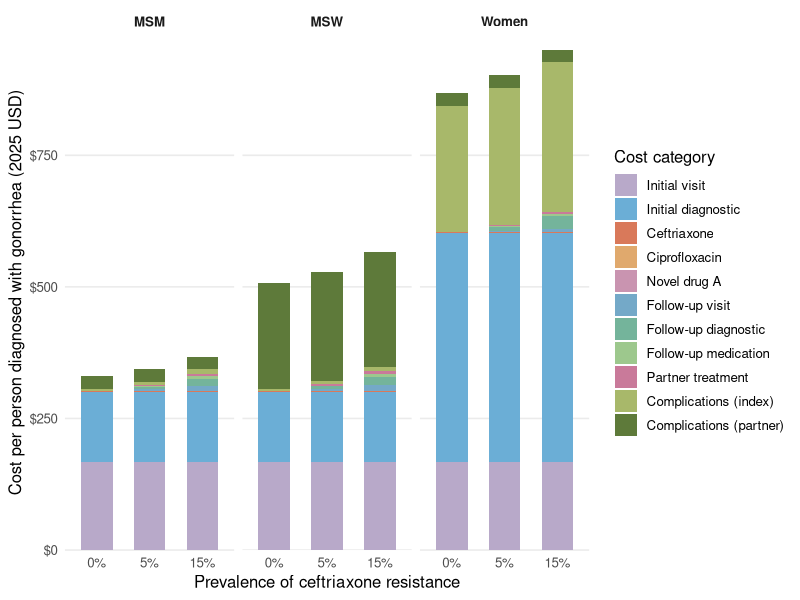
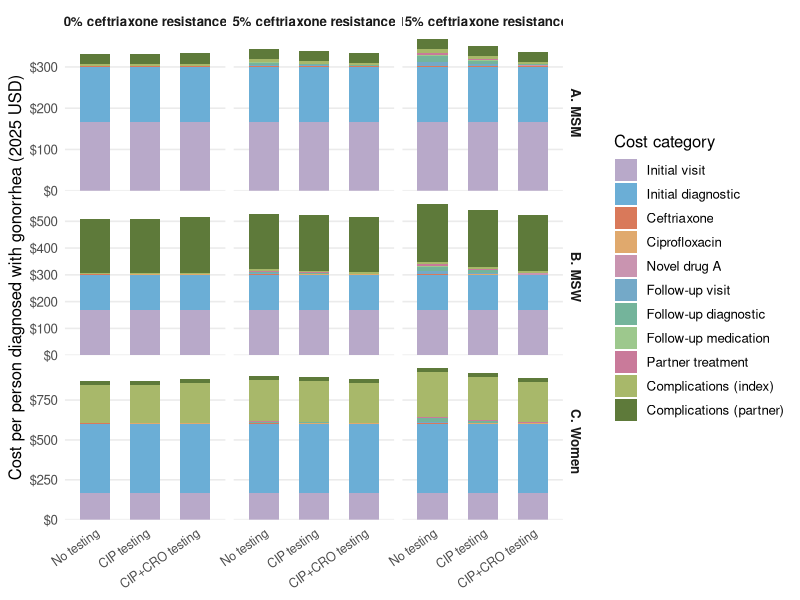
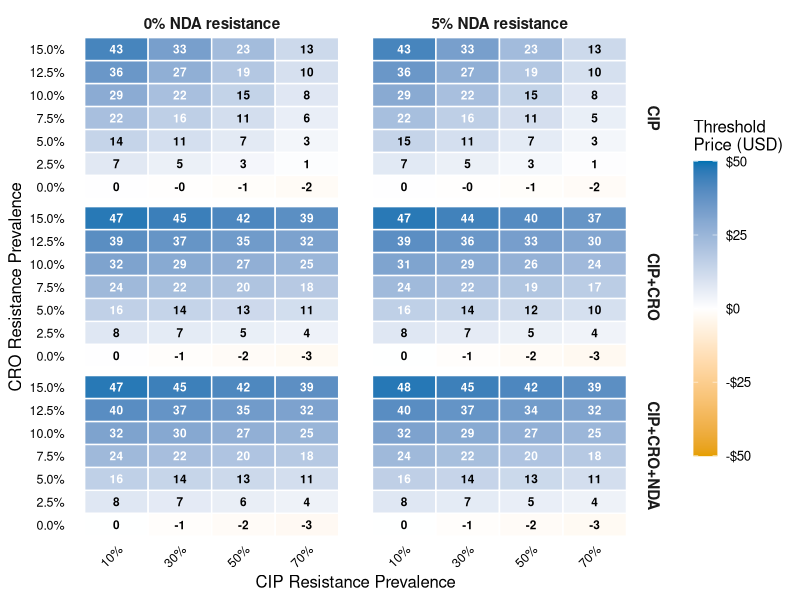

The R script that drew these images, in order:
# ============================================================
# Figures 2, 3 & 4 (v5) — as submitted to PLOS Medicine (R2)
# Inputs (same folder): gonorrhea_summary_table_v3.csv,
#                       gonorrhea_thresholds_weighted_v3.csv
# Outputs: Figure 2.tiff, Figure 3.tiff, Figure 4.tiff (300 dpi)
# Figure titles and legends are in the manuscript, not in the images.
# ============================================================

suppressPackageStartupMessages({
  library(tidyverse)
  library(scales)
})

# ============================================================
# FIGURES 2 & 3: COST BREAKDOWN
# ============================================================

CIP_REF  <- 0.5               # ciprofloxacin resistance (reference scenario)
CRO_SHOW <- c(0, 0.05, 0.15)  # ceftriaxone resistance levels shown
NDA_REF  <- 0                 # novel drug A resistance. The model emits 0% and 5%
                              # in one run; without this filter every bar would be
                              # stacked twice.

# NOTE on partner complications: the model adds each partner complication cost
# to the total cost once, but records it in BOTH c_partner_total and
# c_complications. Summing all raw cost columns therefore double-counts it.
# Here the overlap (= sum of raw components - reported total) is split out as
# its own category, so partner treatment and index complications exclude it and
# every stack sums exactly to the reported total.
cat_colors <- c(
  "Initial visit"           = "#B8A9C9",
  "Initial diagnostic"      = "#6BAED6",
  "Ceftriaxone"             = "#D9795A",
  "Ciprofloxacin"           = "#E0A96D",
  "Novel drug A"            = "#C994B0",
  "Follow-up visit"         = "#74A9C8",
  "Follow-up diagnostic"    = "#74B49B",
  "Follow-up medication"    = "#9DC88D",
  "Partner treatment"       = "#C97A9A",
  "Complications (index)"   = "#A8B86A",
  "Complications (partner)" = "#5E7A3A"
)

df_costs <- read_csv("gonorrhea_summary_table_v3.csv", show_col_types = FALSE) %>%
  mutate(Group    = recode(group, "MSM" = "MSM", "MSW" = "MSW", "WSM" = "Women"),
         Strategy = toupper(strategy)) %>%
  filter(cip_res == CIP_REF, cro_res %in% CRO_SHOW, nda_res == NDA_REF)

.dup <- df_costs %>% count(Group, Strategy, cro_res) %>% filter(n > 1)
if (nrow(.dup) > 0) { print(.dup); stop("Duplicate rows - bars would be double-counted.") }

# arm = "without" or "with" (resistance testing)
pivot_costs <- function(d, arm) {
  p   <- function(x) d[[sprintf("cost_%s_test_ng_%s_mean", arm, x)]]
  tot <- d[[sprintf("cost_%s_test_mean_ng", arm)]]
  ov  <- p("init_visit") + p("init_diag") + p("cro") + p("cip") + p("nda") +
         p("follow_visit") + p("follow_diag") + p("follow_drugs") +
         p("partner_total") + p("complications") - tot
  tibble(Group = d$Group, Strategy = d$Strategy, cro_res = d$cro_res, total = tot,
    `Initial visit`           = p("init_visit"),
    `Initial diagnostic`      = p("init_diag"),
    Ceftriaxone               = p("cro"),
    Ciprofloxacin             = p("cip"),
    `Novel drug A`            = p("nda"),
    `Follow-up visit`         = p("follow_visit"),
    `Follow-up diagnostic`    = p("follow_diag"),
    `Follow-up medication`    = p("follow_drugs"),
    `Partner treatment`       = p("partner_total") - ov,
    `Complications (index)`   = p("complications") - ov,
    `Complications (partner)` = ov) %>%
    pivot_longer(all_of(names(cat_colors)), names_to = "category", values_to = "cost") %>%
    mutate(category = factor(category, levels = names(cat_colors)))
}

theme_fig <- theme_minimal(base_size = 12) +
  theme(panel.grid.major.x = element_blank(), panel.grid.minor = element_blank(),
        strip.text = element_text(face = "bold"))
y_cost <- scale_y_continuous("Cost per person diagnosed with gonorrhea (2025 USD)",
                             labels = dollar, expand = expansion(mult = c(0, .03)))

# ---- Figure 2: no resistance testing ----
fig2_data <- df_costs %>% filter(Strategy == "CIP") %>% pivot_costs("without") %>%
  mutate(cro = factor(paste0(cro_res * 100, "%"), levels = c("0%", "5%", "15%")))

fig2 <- ggplot(fig2_data, aes(cro, cost, fill = category)) +
  geom_col(width = 0.6, position = position_stack(reverse = TRUE)) +
  facet_wrap(~ Group, nrow = 1) +
  scale_fill_manual("Cost category", values = cat_colors) +
  y_cost + labs(x = "Prevalence of ceftriaxone resistance") + theme_fig
ggsave("Figure 2.tiff", fig2, width = 10, height = 5.5, dpi = 300, compression = "lzw", bg = "white")

# ---- Figure 3: by testing strategy ----
fig3_data <- bind_rows(
  df_costs %>% filter(Strategy == "CIP") %>% pivot_costs("without") %>%
    mutate(arm = "No testing"),
  df_costs %>% filter(Strategy %in% c("CIP", "CIP+CRO")) %>% pivot_costs("with") %>%
    mutate(arm = recode(Strategy, "CIP" = "CIP testing", "CIP+CRO" = "CIP+CRO testing"))) %>%
  mutate(arm   = factor(arm, levels = c("No testing", "CIP testing", "CIP+CRO testing")),
         Group = factor(recode(Group, MSM = "A. MSM", MSW = "B. MSW", Women = "C. Women")),
         cro   = factor(paste0(cro_res * 100, "% ceftriaxone resistance"),
                        levels = paste0(c(0, 5, 15), "% ceftriaxone resistance")))

fig3 <- ggplot(fig3_data, aes(arm, cost, fill = category)) +
  geom_col(width = 0.6, position = position_stack(reverse = TRUE)) +
  facet_grid(Group ~ cro, scales = "free_y") +
  scale_fill_manual("Cost category", values = cat_colors) +
  y_cost + labs(x = NULL) + theme_fig +
  theme(axis.text.x = element_text(angle = 35, hjust = 1, size = 9))
ggsave("Figure 3.tiff", fig3, width = 11, height = 9, dpi = 300, compression = "lzw", bg = "white")

# Guard: every stack must sum to the reported total
recon <- bind_rows(fig2_data %>% mutate(arm = "none"), fig3_data) %>%
  group_by(Group, cro_res, arm) %>%
  summarise(err = abs(sum(cost) - first(total)), .groups = "drop")
if (max(recon$err) > 0.01) stop("Stacked categories do not sum to the reported total.")
cat(sprintf("Figures 2-3 saved; stacks reconcile to totals (max error $%.4f)\n", max(recon$err)))

# ============================================================
# FIGURE 4: population-weighted cost-neutral threshold prices
# Weights (applied in the model): MSM 0.53, MSW 0.21, women 0.26
# Uses the model's weighted-threshold file, which weights per draw and then
# takes quantiles, so 95% UIs are valid (values provided in S1 Data).
# ============================================================

fig4_data <- read_csv("gonorrhea_thresholds_weighted_v3.csv", show_col_types = FALSE) %>%
  filter(nda_res %in% c(0, 0.05)) %>%
  mutate(Strategy  = factor(toupper(strategy), levels = c("CIP", "CIP+CRO", "CIP+CRO+NDA")),
         NDA_label = factor(ifelse(nda_res == 0, "0% NDA resistance", "5% NDA resistance")),
         label     = sprintf("%.0f", threshold_price))

.dup4 <- fig4_data %>% count(cip_res, cro_res, nda_res, Strategy) %>% filter(n > 1)
if (nrow(.dup4) > 0) { print(.dup4); stop("Duplicate tiles in Figure 4.") }

# Values quoted in the Results text (50% CIP, 5% CRO)
fig4_data %>% filter(cip_res == 0.5, cro_res == 0.05) %>%
  transmute(NDA_label, Strategy,
            text = sprintf("$%.0f (95%% UI [$%.0f, $%.0f])",
                           threshold_price, threshold_lower, threshold_upper)) %>%
  arrange(NDA_label, Strategy) %>% print(n = Inf)

# Colour limit derived from the data so no tiles are clipped
lim_abs <- ceiling(max(abs(fig4_data$threshold_price), na.rm = TRUE) / 5) * 5

fig4 <- ggplot(fig4_data, aes(cip_res, cro_res, fill = threshold_price)) +
  geom_tile(color = "white", linewidth = 0.5) +
  geom_text(aes(label = label, color = abs(threshold_price) < lim_abs * 0.3),
            size = 3, fontface = "bold") +
  scale_color_manual(values = c("TRUE" = "black", "FALSE" = "white"), guide = "none") +
  scale_fill_gradient2(low = "#E69F00", mid = "white", high = "#0072B2", midpoint = 0,
                       limits = c(-lim_abs, lim_abs), oob = squish,
                       name = "Threshold\nPrice (USD)", labels = dollar_format(accuracy = 1)) +
  scale_x_continuous("CIP Resistance Prevalence", breaks = c(0.1, 0.3, 0.5, 0.7),
                     labels = percent_format(accuracy = 1)) +
  scale_y_continuous("CRO Resistance Prevalence",
                     breaks = c(0, 0.025, 0.05, 0.075, 0.10, 0.125, 0.15),
                     labels = percent_format(accuracy = 0.1), expand = c(0, 0)) +
  facet_grid(Strategy ~ NDA_label) +
  theme_minimal(base_size = 12) +
  theme(panel.grid = element_blank(),
        axis.text = element_text(color = "black", size = 9),
        axis.text.x = element_text(angle = 45, hjust = 1),
        strip.text = element_text(face = "bold", size = 11),
        legend.key.height = unit(1.5, "cm"))
ggsave("Figure 4.tiff", fig4, width = 11, height = 9, dpi = 300, compression = "lzw", bg = "white")
cat("Figure 4 saved\n")
